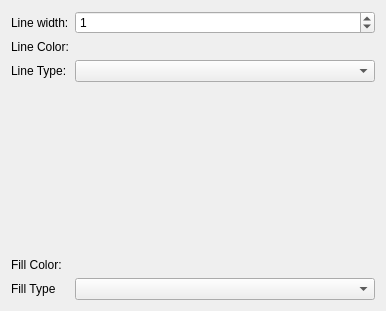
<?xml version="1.0" encoding="UTF-8"?>
<ui version="4.0">
 <class>LReportPropertyPageRectangle</class>
 <widget class="QWidget" name="LReportPropertyPageRectangle">
  <property name="geometry">
   <rect>
    <x>0</x>
    <y>0</y>
    <width>386</width>
    <height>311</height>
   </rect>
  </property>
  <property name="windowTitle">
   <string>Form</string>
  </property>
  <layout class="QVBoxLayout" name="verticalLayout">
   <item>
    <layout class="QFormLayout" name="formLayout">
     <property name="labelAlignment">
      <set>Qt::AlignLeading|Qt::AlignLeft|Qt::AlignVCenter</set>
     </property>
     <item row="0" column="0">
      <widget class="QLabel" name="labelLineWidth">
       <property name="sizePolicy">
        <sizepolicy hsizetype="Expanding" vsizetype="Preferred">
         <horstretch>0</horstretch>
         <verstretch>0</verstretch>
        </sizepolicy>
       </property>
       <property name="text">
        <string>Line width:</string>
       </property>
      </widget>
     </item>
     <item row="0" column="1">
      <widget class="QSpinBox" name="spinBoxLineWidth">
       <property name="value">
        <number>1</number>
       </property>
      </widget>
     </item>
     <item row="1" column="0">
      <widget class="QLabel" name="labelColor">
       <property name="sizePolicy">
        <sizepolicy hsizetype="Expanding" vsizetype="Minimum">
         <horstretch>0</horstretch>
         <verstretch>0</verstretch>
        </sizepolicy>
       </property>
       <property name="text">
        <string>Line Color:</string>
       </property>
      </widget>
     </item>
     <item row="2" column="0">
      <widget class="QLabel" name="labelType">
       <property name="sizePolicy">
        <sizepolicy hsizetype="Expanding" vsizetype="Preferred">
         <horstretch>0</horstretch>
         <verstretch>0</verstretch>
        </sizepolicy>
       </property>
       <property name="text">
        <string>Line Type:</string>
       </property>
      </widget>
     </item>
     <item row="2" column="1">
      <widget class="QComboBox" name="comboBoxLineType"/>
     </item>
     <item row="3" column="0">
      <spacer name="verticalSpacer">
       <property name="orientation">
        <enum>Qt::Vertical</enum>
       </property>
       <property name="sizeHint" stdset="0">
        <size>
         <width>20</width>
         <height>40</height>
        </size>
       </property>
      </spacer>
     </item>
     <item row="4" column="0">
      <widget class="QLabel" name="labelColor_2">
       <property name="sizePolicy">
        <sizepolicy hsizetype="Expanding" vsizetype="Minimum">
         <horstretch>0</horstretch>
         <verstretch>0</verstretch>
        </sizepolicy>
       </property>
       <property name="text">
        <string>Fill Color:</string>
       </property>
      </widget>
     </item>
     <item row="5" column="0">
      <widget class="QLabel" name="labelType_2">
       <property name="sizePolicy">
        <sizepolicy hsizetype="Expanding" vsizetype="Preferred">
         <horstretch>0</horstretch>
         <verstretch>0</verstretch>
        </sizepolicy>
       </property>
       <property name="text">
        <string>Fill Type</string>
       </property>
      </widget>
     </item>
     <item row="5" column="1">
      <layout class="QFormLayout" name="formLayout_2">
       <property name="rowWrapPolicy">
        <enum>QFormLayout::WrapLongRows</enum>
       </property>
       <item row="0" column="0" colspan="2">
        <widget class="QComboBox" name="comboBoxFillType"/>
       </item>
      </layout>
     </item>
    </layout>
   </item>
  </layout>
 </widget>
 <resources/>
 <connections/>
</ui>
